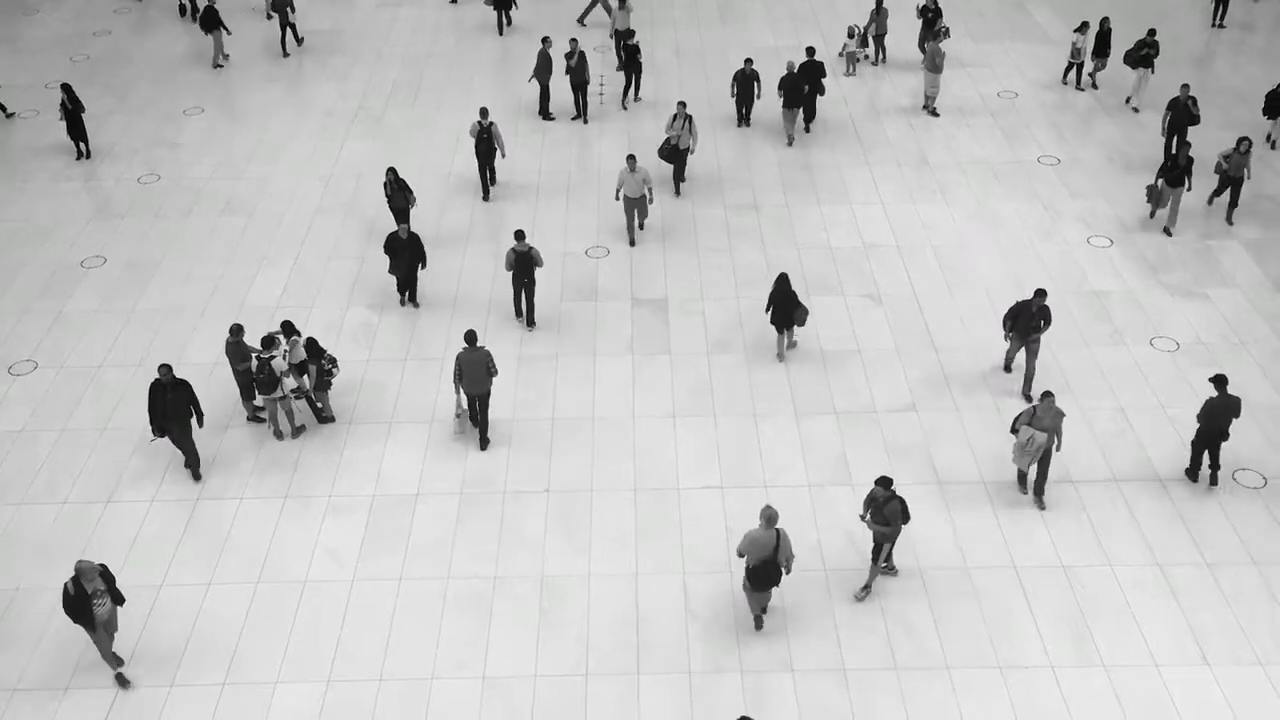
#> input picture frame 34 of backend/dataset/1.mp4, 1280 x 720 px, given in place of 4.mp4, which was not available
$ python 'motion copy.py'
#> lines starting #> are read from the running program, lines starting #| are printed output that depends on the picture; pictures that were not available may be replaced by others from this repository, and a replacement may not be noted
import cv2
import numpy as np
from collections import deque
import matplotlib.pyplot as plt  # Import matplotlib

# --- Smoothing Parameters ---
SPATIAL_SMOOTHING_KERNEL_SIZE = (
    3,
    3,
)  # Kernel size for Gaussian blur (odd numbers recommended)
TEMPORAL_SMOOTHING_FRAMES = 3  # Number of past frames to average for temporal smoothing

# --- Quiver Plot Parameters ---
QUIVER_STEP = 12  # Adjust this value to change the density of arrows
QUIVER_SCALE = 10 * QUIVER_STEP  # Adjust this to control arrow length

# Open the default camera (usually camera 0)
cap = cv2.VideoCapture("dataset/4.mp4")

# Check if the webcam opened successfully
if not cap.isOpened():
    print("Error: Could not open webcam.")
    exit()

# Read the first frame
ret, frame1 = cap.read()
#> frame1 is the input picture: shape (720, 1280, 3); mean B, G, R 193.7, 193.9, 193.8

if not ret:
    print("Error: Could not read initial frame.")
    exit()

# Convert the first frame to grayscale
prev_gray = cv2.cvtColor(frame1, cv2.COLOR_BGR2GRAY)

# Create a blank HSV image for visualizing the flow (color-coded)
hsv = np.zeros_like(frame1)
hsv[..., 1] = 255  # Set saturation to maximum

# Deque to store recent flow fields for temporal smoothing
flow_history = deque(maxlen=TEMPORAL_SMOOTHING_FRAMES)

# Setup the matplotlib figure for the quiver plot
plt.figure("Optical Flow Quiver Plot")
plt.ion()  # Turn on interactive mode

print("Press 'q' to exit.")

while True:
    # Read the next frame
    ret, frame2 = cap.read()
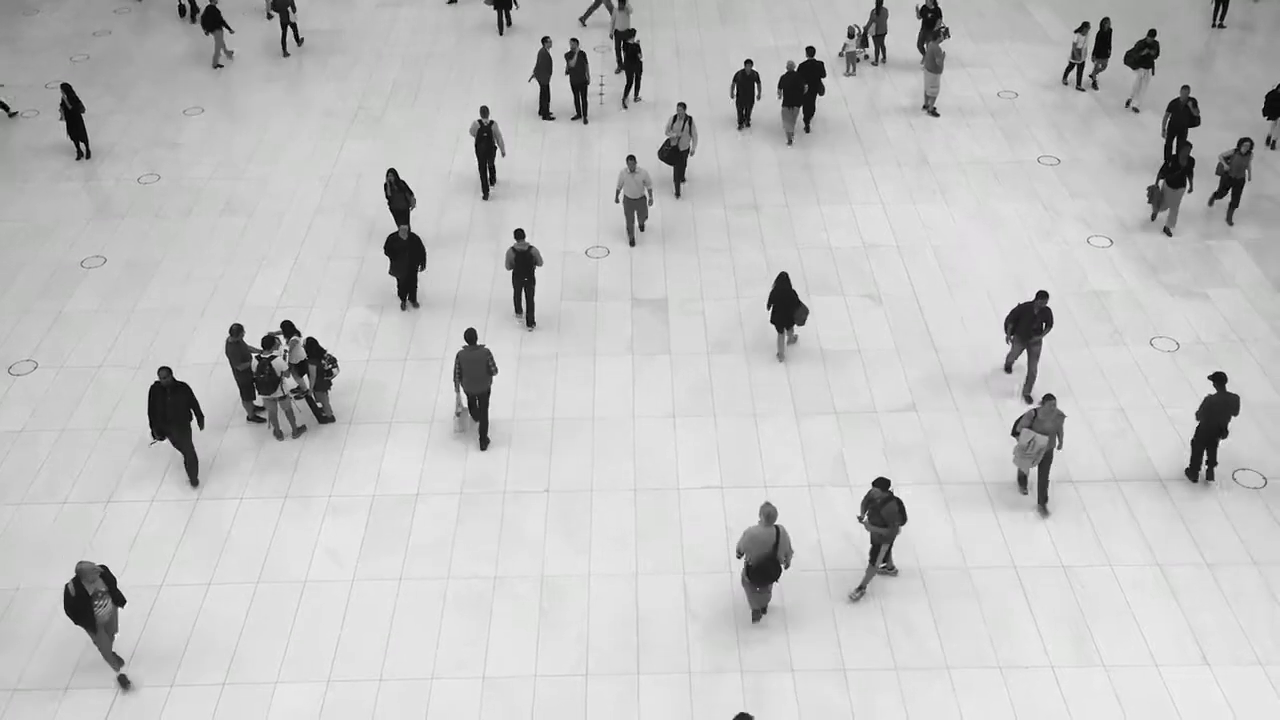
#> input picture frame 35 of backend/dataset/1.mp4, 1280 x 720 px, given in place of 4.mp4, which was not available
#> frame2 is the input picture: shape (720, 1280, 3); mean B, G, R 193.7, 193.8, 193.7

    if not ret:
        print("Error: Could not read frame.")
        break

    # Convert the current frame to grayscale
    next_gray = cv2.cvtColor(frame2, cv2.COLOR_BGR2GRAY)

    # Calculate dense optical flow
    flow = cv2.calcOpticalFlowFarneback(
        prev_gray, next_gray, None, 0.5, 3, 15, 3, 5, 1.2, 0
    )

    # --- Apply Spatial Smoothing ---
    # We apply Gaussian blur to the u and v channels of the flow field separately
    flow_u_smooth = cv2.GaussianBlur(flow[..., 0], SPATIAL_SMOOTHING_KERNEL_SIZE, 0)
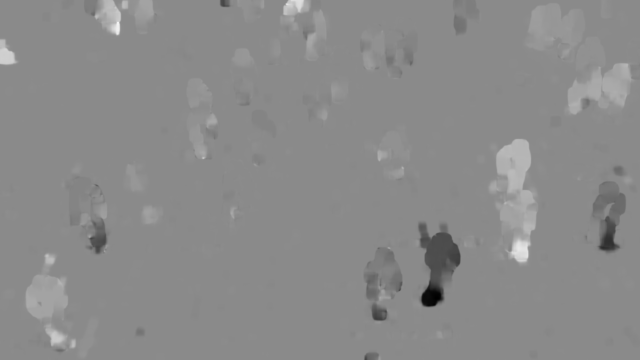
#> flow_u_smooth: shape (720, 1280) float32 (shown at 1/2 size); min -5.63, max 4.72, mean 0.0157; drawn with min black and max white
    flow_v_smooth = cv2.GaussianBlur(flow[..., 1], SPATIAL_SMOOTHING_KERNEL_SIZE, 0)
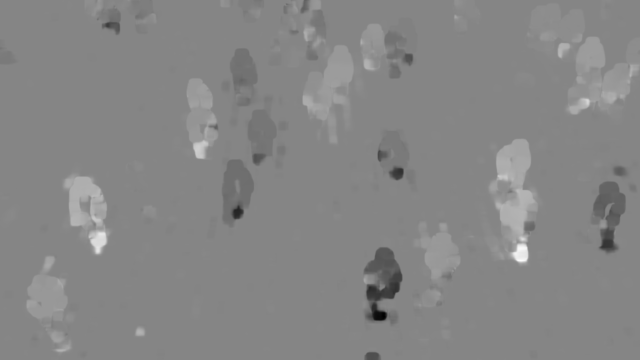
#> flow_v_smooth: shape (720, 1280) float32 (shown at 1/2 size); min -8.9, max 8.07, mean 0.0486; drawn with min black and max white
    spatially_smoothed_flow = np.stack((flow_u_smooth, flow_v_smooth), axis=-1)

    # --- Apply Temporal Smoothing ---
    # Add the current spatially smoothed flow to the history
    flow_history.append(spatially_smoothed_flow)

    # Calculate the average flow from the history
    temporally_smoothed_flow = np.mean(list(flow_history), axis=0)

    # --- Now, 'temporally_smoothed_flow' is your smoothed dense flow field ---
    # We will visualize this smoothed flow using both color-coding and quiver plot.

    # --- Color-Coded Flow Visualization ---
    # Compute the magnitude and angle of the smoothed flow vectors
    magnitude, angle = cv2.cartToPolar(
        temporally_smoothed_flow[..., 0],
        temporally_smoothed_flow[..., 1],
        angleInDegrees=True,
    )

    # Update the hue channel based on the angle (direction)
    hsv[..., 0] = angle / 2

    # Update the value channel based on the magnitude (speed)
    hsv[..., 2] = cv2.normalize(magnitude, None, 0, 255, cv2.NORM_MINMAX)

    # Convert the HSV flow visualization image to BGR for displaying
    rgb_flow = cv2.cvtColor(hsv, cv2.COLOR_HSV2BGR)
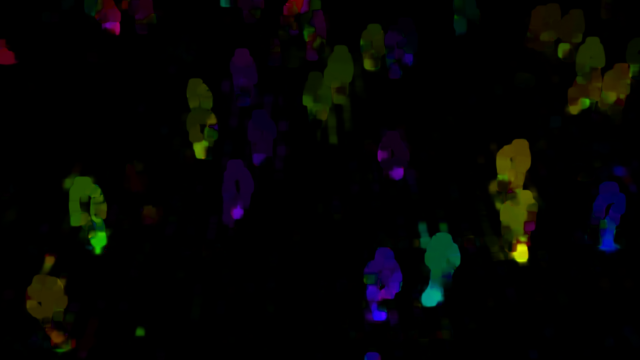
#> rgb_flow: shape (720, 1280, 3) (shown at 1/2 size); mean B, G, R 3.6, 5, 4.7

    # --- Quiver Plot Visualization ---
    # Get the dimensions of the flow field
    h, w = temporally_smoothed_flow.shape[:2]

    # Create a grid of coordinates
    y_coords, x_coords = np.mgrid[0:h:QUIVER_STEP, 0:w:QUIVER_STEP]

    # Get the flow vectors for the selected coordinates
    u_vectors = temporally_smoothed_flow[y_coords, x_coords, 0]
    v_vectors = temporally_smoothed_flow[y_coords, x_coords, 1]

    # Clear the previous plot
    plt.clf()

    # Create the quiver plot
    plt.quiver(
        x_coords, y_coords, u_vectors, v_vectors, color="black", scale=QUIVER_SCALE
    )  # Use the defined scale

    # Invert the y-axis to match image coordinates
    plt.gca().invert_xaxis

    # Set equal aspect ratio
    plt.gca().set_aspect("equal", adjustable="box")

    # Set plot limits (optional, can help with consistent view)
    plt.xlim(0, w)
    plt.ylim(h, 0)

    plt.title("Estimated Flow Field (Quiver Plot)")
    plt.xlabel("X-coordinate")
    plt.ylabel("Y-coordinate")

    # Draw the plot and pause briefly for update
    plt.draw()
    plt.pause(0.001)  # Use a smaller pause for faster updates
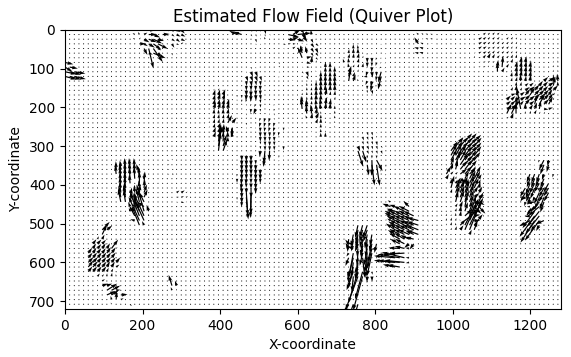
#> figure drawn by matplotlib, 1 panel

    # Display the original webcam feed and the smoothed color-coded flow visualization
    cv2.imshow("Webcam Feed", frame2)
    cv2.imshow("Optical Flow (Smoothed Color)", rgb_flow)

    # Update the previous frame for the next iteration
    prev_gray = next_gray

    # Break the loop if the 'q' key is pressed
    if cv2.waitKey(1) & 0xFF == ord("q"):
#> (key q is pressed here)
        break

# Close the matplotlib plot window
plt.close("Optical Flow Quiver Plot")
# Release the VideoCapture object and close all OpenCV windows
cap.release()
cv2.destroyAllWindows()

$ run again, starting later in the video
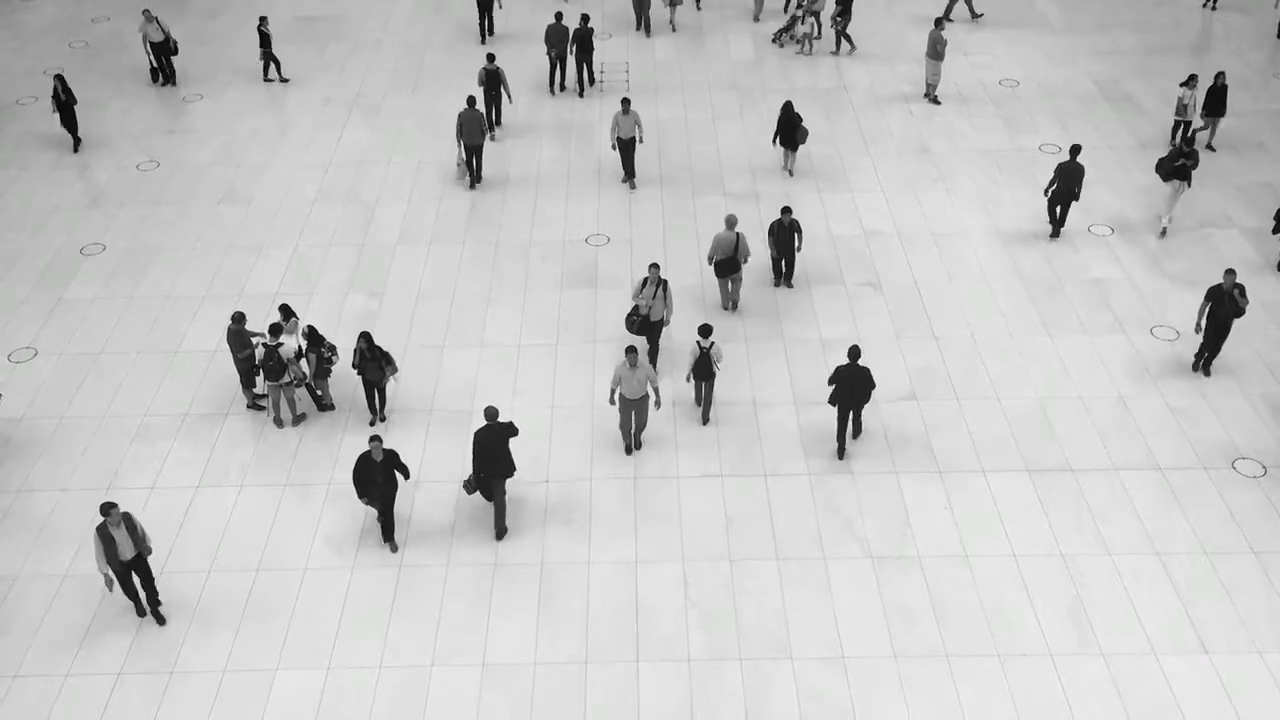
#> input picture frame 153 of backend/dataset/1.mp4, 1280 x 720 px, given in place of 4.mp4, which was not available
#> frame1 is the input picture: shape (720, 1280, 3); mean B, G, R 196.9, 196.9, 196.9
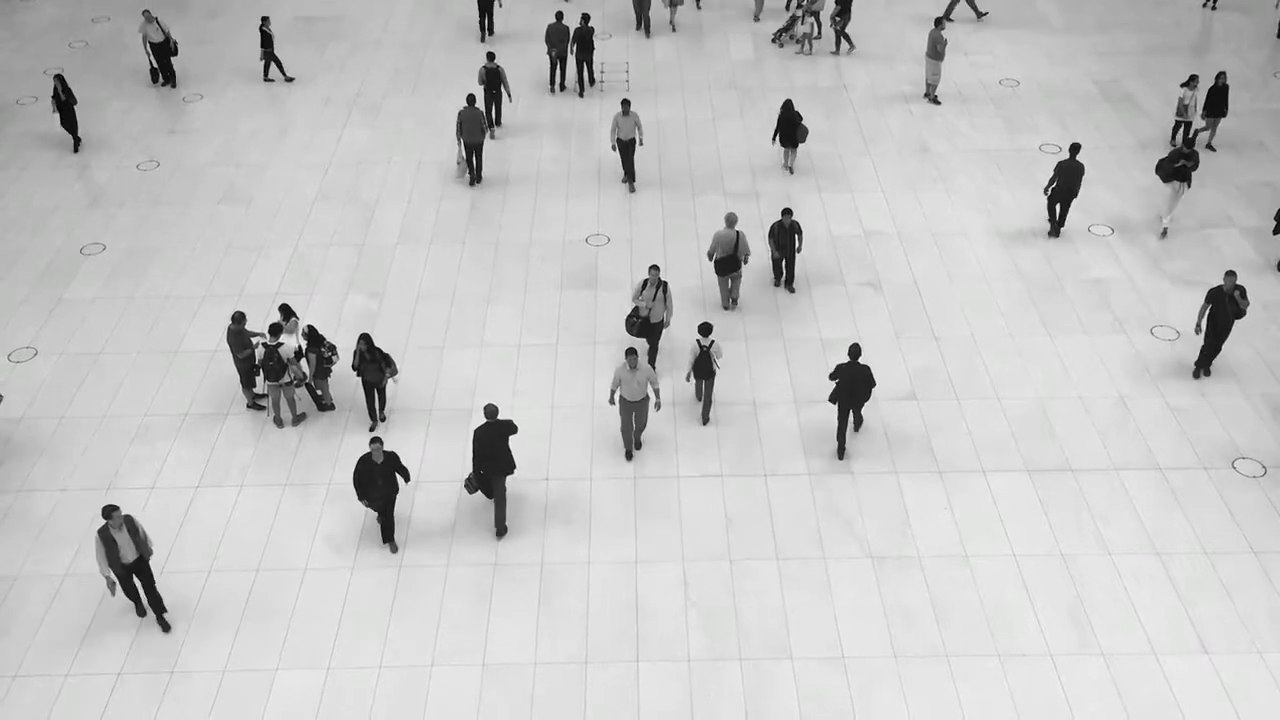
#> input picture frame 154 of backend/dataset/1.mp4, 1280 x 720 px, given in place of 4.mp4, which was not available
#> frame2 is the input picture: shape (720, 1280, 3); mean B, G, R 196.8, 196.9, 196.8
#> `plt.pause(0.001)`:
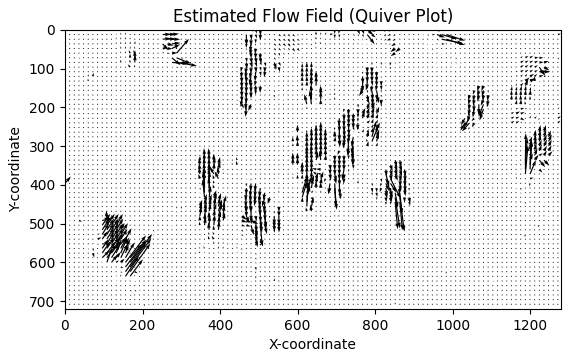
#> figure drawn by matplotlib, 1 panel

$ run again, starting later in the video
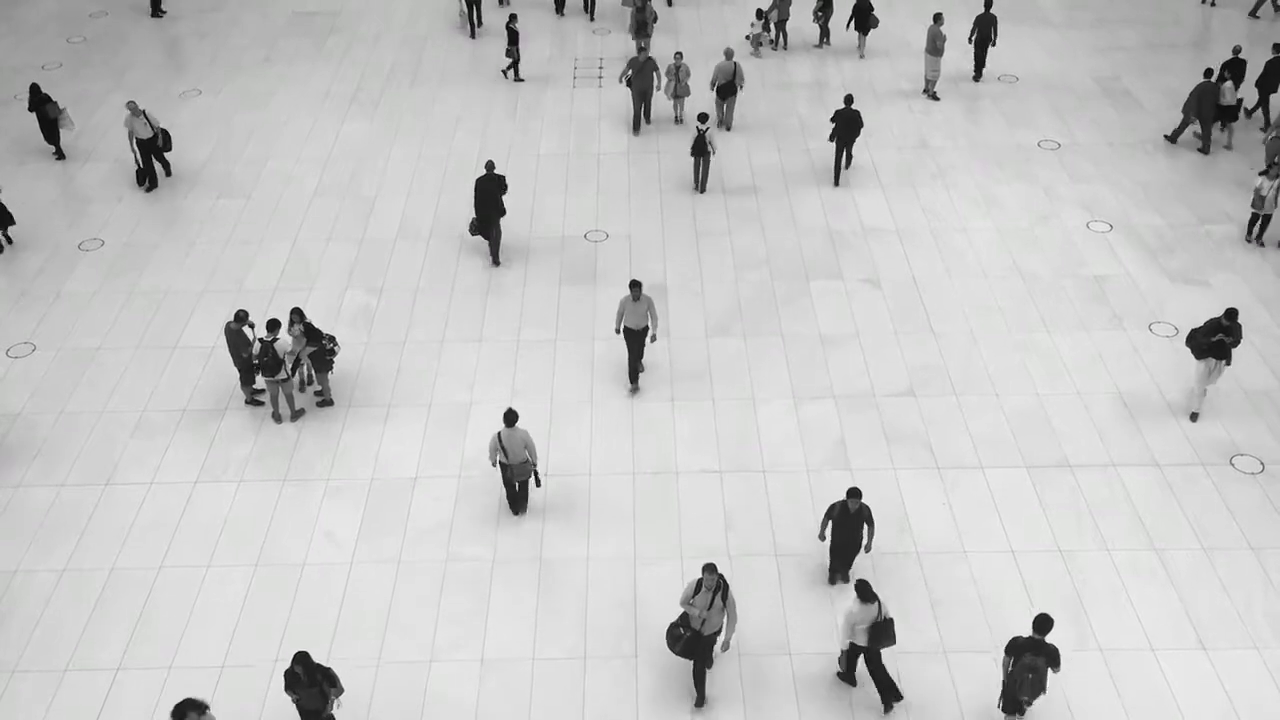
#> input picture frame 273 of backend/dataset/1.mp4, 1280 x 720 px, given in place of 4.mp4, which was not available
#> frame1 is the input picture: shape (720, 1280, 3); mean B, G, R 197.3, 197.4, 197.3
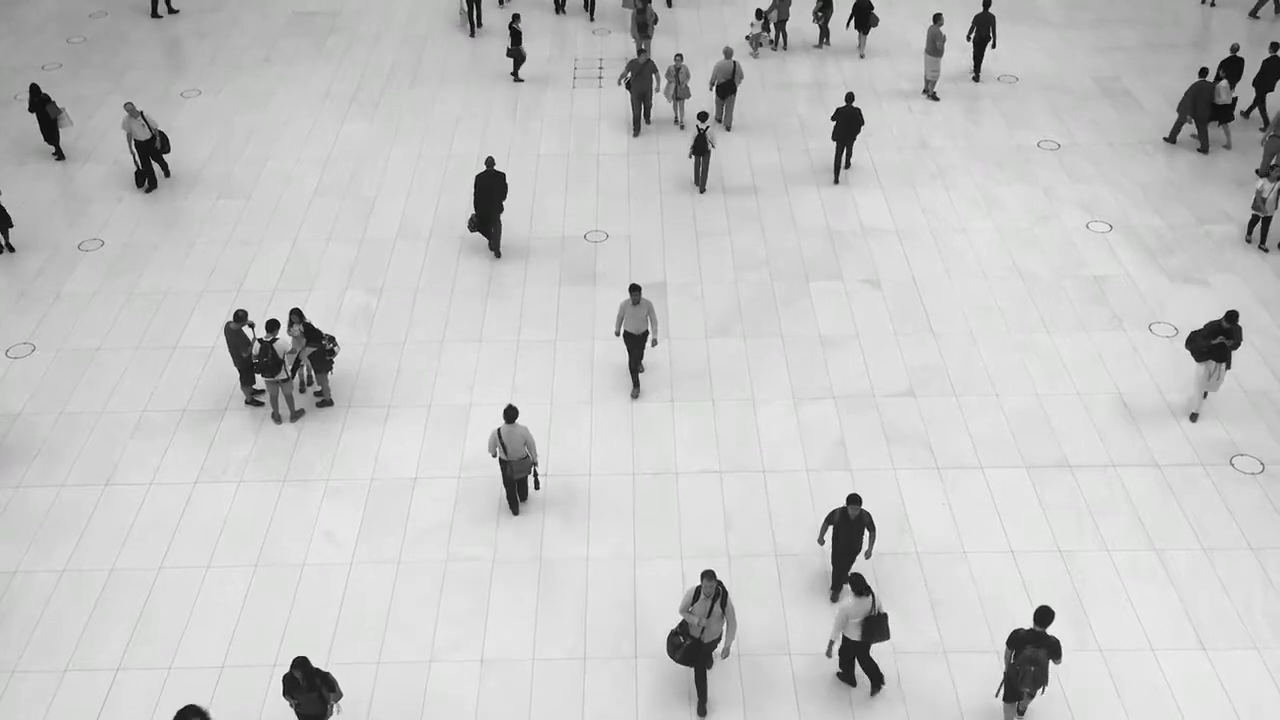
#> input picture frame 274 of backend/dataset/1.mp4, 1280 x 720 px, given in place of 4.mp4, which was not available
#> frame2 is the input picture: shape (720, 1280, 3); mean B, G, R 197.2, 197.4, 197.3
#> `plt.pause(0.001)`:
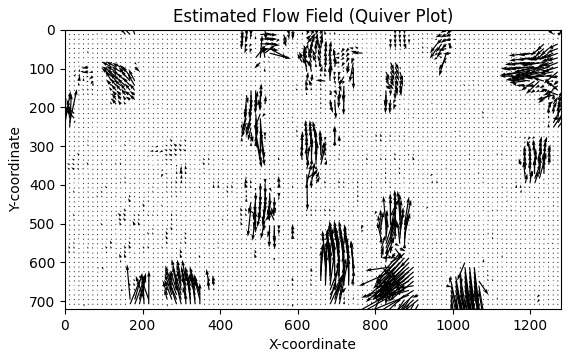
#> figure drawn by matplotlib, 1 panel
